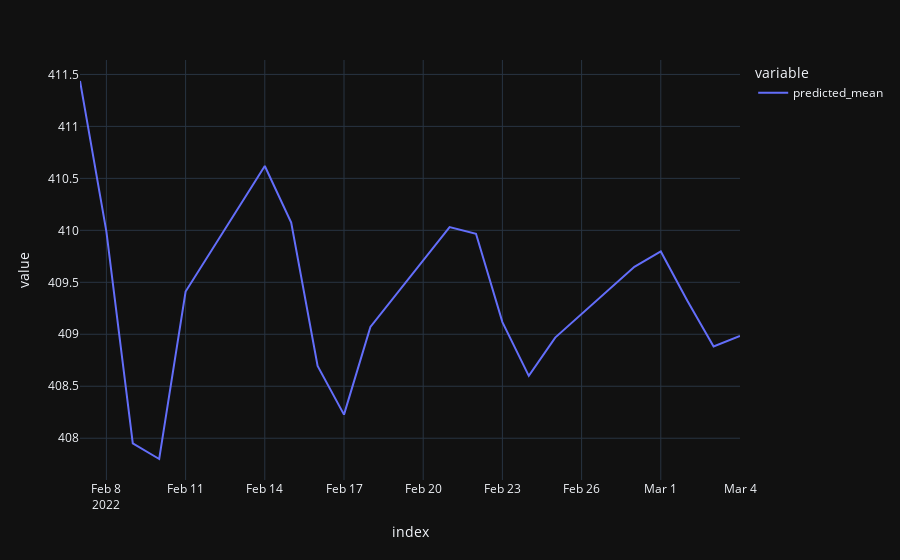

Notebook code cell kept with this figure:
### Code cell
px.line(fc_with_dates,template='plotly_dark')

### Figure 1 — Plotly figure (JSON) as saved in the notebook; plotly's stock layout.template omitted (floating-point values rounded to 4 significant figures)
{"data": [{"hovertemplate": "variable=predicted_mean<br>index=%{x}<br>value=%{y}<extra></extra>", "legendgroup": "predicted_mean", "line": {"color": "#636efa", "dash": "solid"}, "marker": {"symbol": "circle"}, "mode": "lines", "name": "predicted_mean", "orientation": "v", "showlegend": true, "type": "scatter", "x": ["2022-02-07T00:00:00", "2022-02-08T00:00:00", "2022-02-09T00:00:00", "2022-02-10T00:00:00", "2022-02-11T00:00:00", "2022-02-14T00:00:00", "2022-02-15T00:00:00", "2022-02-16T00:00:00", "2022-02-17T00:00:00", "2022-02-18T00:00:00", "2022-02-21T00:00:00", "2022-02-22T00:00:00", "2022-02-23T00:00:00", "2022-02-24T00:00:00", "2022-02-25T00:00:00", "2022-02-28T00:00:00", "2022-03-01T00:00:00", "2022-03-02T00:00:00", "2022-03-03T00:00:00", "2022-03-04T00:00:00"], "xaxis": "x", "y": [411.4, 410.0, 407.9, 407.8, 409.4, 410.6, 410.1, 408.7, 408.2, 409.1, 410.0, 410.0, 409.1, 408.6, 409.0, 409.6, 409.8, 409.3, 408.9, 409.0], "yaxis": "y"}], "layout": {"legend": {"title": {"text": "variable"}, "tracegroupgap": 0}, "margin": {"t": 60}, "xaxis": {"anchor": "y", "domain": [0, 1], "title": {"text": "index"}}, "yaxis": {"anchor": "x", "domain": [0, 1], "title": {"text": "value"}}}}
